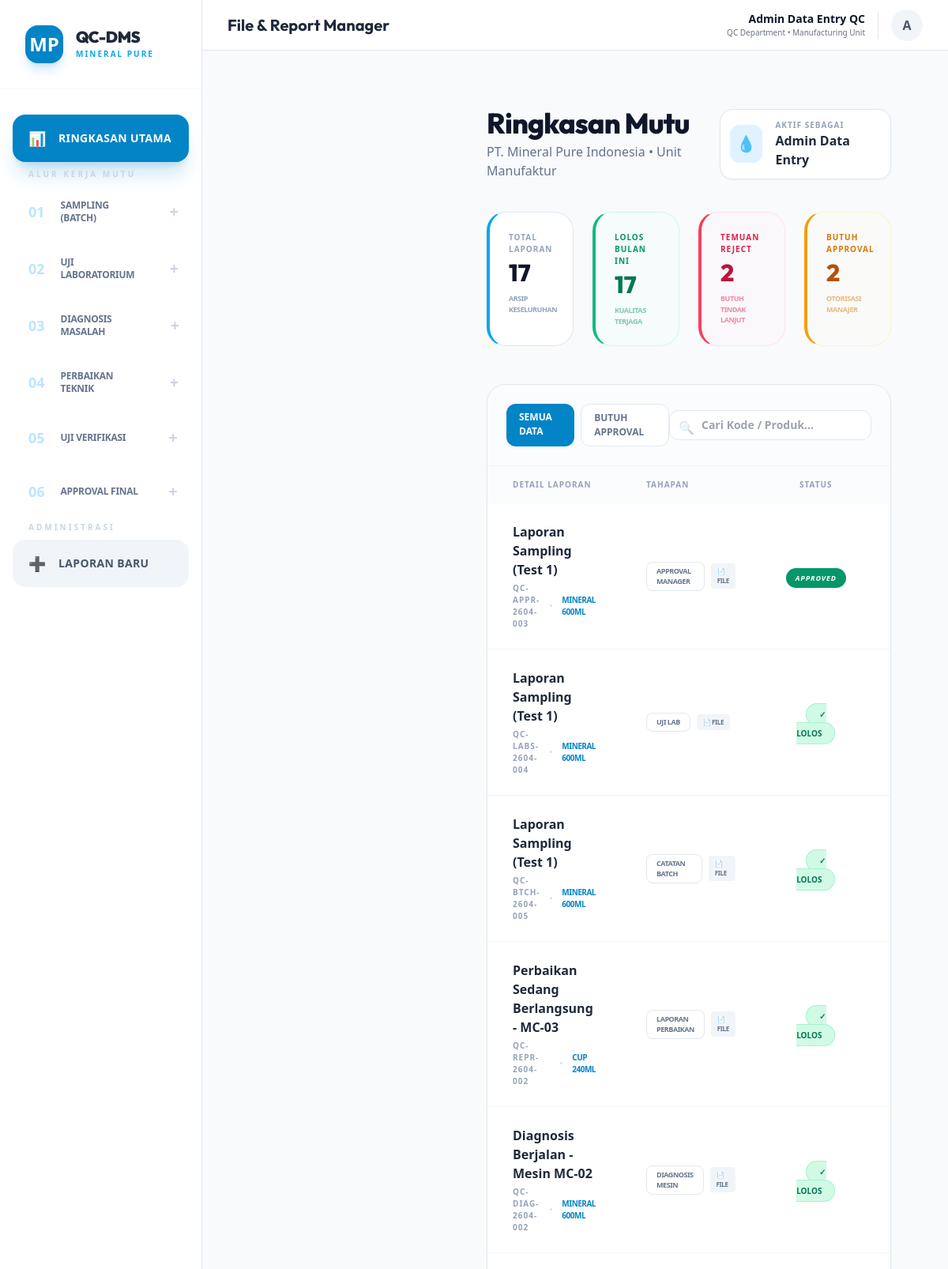
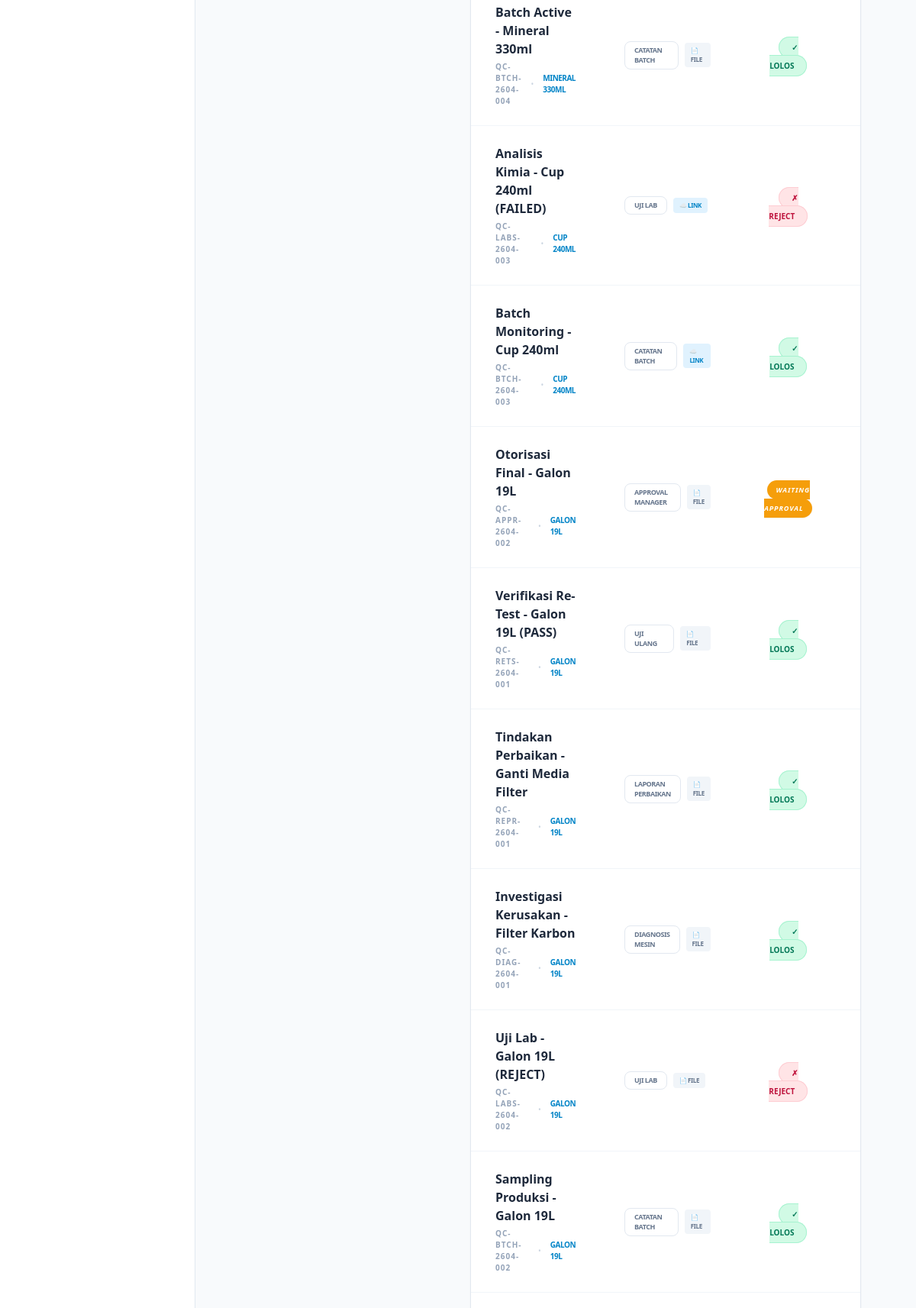
The page / (upper part) on the database its author committed (2 pictures, top to bottom).
### tables this page shows
CREATE TABLE documents (
        id INTEGER PRIMARY KEY AUTOINCREMENT,
        no_dokumen TEXT UNIQUE,
        nama_dokumen TEXT,
        produk TEXT,
        jenis TEXT,
        tanggal TEXT,
        inspector TEXT,
        machine_id TEXT,
        admin_entry_name TEXT,
        status TEXT,
        approval_status TEXT DEFAULT 'Waiting Approval',
        approved_by TEXT,
        link TEXT,
        deskripsi TEXT,
        folder_path TEXT,
        parent_doc_id INTEGER,
        ph TEXT,
        tds TEXT,
        kekeruhan TEXT
    , file_path TEXT, external_link TEXT);

### index.php (the view, shortened to what this page needs)
<?php
require 'db.php';
$filter = $_GET['filter'] ?? null;
$search = $_GET['search'] ?? null;
$query = "SELECT * FROM documents WHERE 1=1";
$params = [];
$query .= " ORDER BY tanggal DESC, id DESC";
$stmt = $pdo->prepare($query);
$stmt->execute($params);
$files = $stmt->fetchAll(PDO::FETCH_ASSOC);
$total_docs = $pdo->query("SELECT COUNT(*) FROM documents")->fetchColumn();
$total_reject = $pdo->query("SELECT COUNT(*) FROM documents WHERE status = 'Reject'")->fetchColumn();
$inspeksi_bulan_ini = $pdo->query("SELECT COUNT(*) FROM documents WHERE strftime('%m', tanggal) = strftime('%m', 'now')")->fetchColumn();
$waiting_approval = $pdo->query("SELECT COUNT(*) FROM documents WHERE approval_status = 'Waiting Approval'")->fetchColumn();
?>
<!DOCTYPE html>
<html lang="id">
<head>
    <script src="https://cdn.tailwindcss.com"></script>
</head>
<body class="antialiased">
    <?php include 'sidebar.php'; ?>
    <div class="ml-72 p-10">
        <div class="mb-10 flex justify-between items-center">
            <div>
                <h1 class="text-4xl font-extrabold tracking-tight text-slate-900">Ringkasan Mutu</h1>
                <p class="text-slate-500 font-medium mt-1">PT. Mineral Pure Indonesia • Unit Manufaktur</p>
            </div>
            <div class="flex items-center gap-4 bg-white p-3 pr-6 rounded-2xl border border-slate-200 shadow-sm">
                <div class="w-12 h-12 bg-sky-100 rounded-xl flex items-center justify-center text-sky-600 text-xl">💧</div>
                <div>
                    <p class="text-[10px] font-black uppercase tracking-widest text-slate-400">Aktif Sebagai</p>
                    <p class="text-base font-bold text-slate-800"><?= $_SESSION['role'] == 'Admin_Entry' ? 'Admin Data Entry' : 'Manajer Produksi' ?></p>
                </div>
            </div>
        </div>
        <div class="grid grid-cols-4 gap-6 mb-12">
            <div class="stat-card border-l-4 border-l-sky-500">
                <p class="text-[10px] font-black text-slate-400 uppercase tracking-widest mb-1">Total Laporan</p>
                <h3 class="text-3xl font-extrabold text-slate-900"><?= $total_docs ?></h3>
                <p class="text-[9px] text-slate-400 mt-2 font-bold uppercase tracking-tighter">Arsip Keseluruhan</p>
            </div>
            <div class="stat-card border-emerald-100 bg-emerald-50/20 border-l-4 border-l-emerald-500">
                <p class="text-[10px] font-black text-emerald-600 uppercase tracking-widest mb-1">Lolos Bulan Ini</p>
                <h3 class="text-3xl font-extrabold text-emerald-700"><?= $inspeksi_bulan_ini ?></h3>
                <p class="text-[9px] text-emerald-600/50 mt-2 font-bold uppercase tracking-tighter">Kualitas Terjaga</p>
            </div>
            <div class="stat-card border-rose-100 bg-rose-50/20 border-l-4 border-l-rose-500">
                <p class="text-[10px] font-black text-rose-600 uppercase tracking-widest mb-1">Temuan Reject</p>
                <h3 class="text-3xl font-extrabold text-rose-700"><?= $total_reject ?></h3>
                <p class="text-[9px] text-rose-600/50 mt-2 font-bold uppercase tracking-tighter">Butuh Tindak Lanjut</p>
            </div>
            <div class="stat-card border-amber-100 bg-amber-50/20 border-l-4 border-l-amber-500">
                <p class="text-[10px] font-black text-amber-600 uppercase tracking-widest mb-1">Butuh Approval</p>
                <h3 class="text-3xl font-extrabold text-amber-700"><?= $waiting_approval ?></h3>
                <p class="text-[9px] text-amber-600/50 mt-2 font-bold uppercase tracking-tighter">Otorisasi Manajer</p>
            </div>
        </div>
        <div class="bg-white rounded-3xl border border-slate-200 shadow-sm overflow-hidden">
            <div class="p-6 border-b border-slate-100 flex justify-between items-center bg-slate-50/50">
                <div class="flex gap-2">
                    <a href="index.php" class="btn-filter <?= !$filter ? 'active' : '' ?>">Semua Data</a>
                    <a href="index.php?filter=waiting" class="btn-filter <?= $filter == 'waiting' ? 'active' : '' ?>">Butuh Approval</a>
                </div>
                <form action="" method="GET" class="relative">
                    <input type="text" name="search" value="<?= htmlspecialchars($search) ?>" placeholder="Cari Kode / Produk..." class="pl-10 pr-4 py-2 bg-white border border-slate-200 rounded-xl text-sm font-bold focus:border-sky-500 outline-none w-64 transition-all">
                    <span class="absolute left-3 top-2.5 opacity-30">🔍</span>
                </form>
            </div>
            <table class="w-full">
                <thead>
                    <tr class="bg-slate-50/50">
                        <th class="px-8 py-4 text-left text-[10px] font-black text-slate-400 uppercase tracking-widest">Detail Laporan</th>
                        <th class="px-8 py-4 text-left text-[10px] font-black text-slate-400 uppercase tracking-widest">Tahapan</th>
                        <th class="px-8 py-4 text-center text-[10px] font-black text-slate-400 uppercase tracking-widest">Status</th>
                        <th class="px-8 py-4 text-right text-[10px] font-black text-slate-400 uppercase tracking-widest">Opsi</th>
                    </tr>
                </thead>
                <tbody class="divide-y divide-slate-100">
                    <?php foreach ($files as $file): ?>
                        <tr class="hover:bg-sky-50/30 transition-colors">
                            <td class="px-8 py-6">
                                <a href="view.php?id=<?= $file['id'] ?>" class="block group">
                                    <p class="font-bold text-slate-800 text-base group-hover:text-sky-600 transition-colors"><?= htmlspecialchars($file['nama_dokumen']) ?></p>
                                    <div class="flex items-center gap-3 mt-1">
                                        <p class="text-[10px] font-black text-slate-400 tracking-widest uppercase"><?= htmlspecialchars($file['no_dokumen']) ?></p>
                                        <span class="text-[10px] text-slate-300">•</span>
                                        <p class="text-[10px] font-bold text-sky-600 uppercase tracking-tighter"><?= str_replace('_', ' ', $file['produk']) ?></p>
                                    </div>
                                </a>
                            </td>
                            <td class="px-8 py-6">
                                <div class="flex items-center gap-2">
                                    <span class="px-3 py-1 bg-white border border-slate-200 rounded-lg text-[9px] font-black text-slate-500 uppercase tracking-tighter">
                                        <?= str_replace('_', ' ', $file['jenis']) ?>
                                    </span>
                                    <?php if (!empty($file['file_path'])): ?>
                                        <span class="flex items-center gap-1 px-2 py-1 bg-slate-100 rounded text-[8px] font-black text-slate-500 uppercase tracking-tighter" title="Dokumen Fisik (Upload)">
                                            📄 FILE
                                        </span>
                                    <?php endif; ?>
                                    <?php if (!empty($file['external_link'])): ?>
                                        <span class="flex items-center gap-1 px-2 py-1 bg-sky-100 rounded text-[8px] font-black text-sky-600 uppercase tracking-tighter" title="Dokumen Cloud (Link)">
                                            ☁️ LINK
                                        </span>
                                    <?php endif; ?>
                                </div>
                            </td>
                            <td class="px-8 py-6 text-center">
                                <?php if ($file['jenis'] == 'Approval_Manager'): ?>
                                    <span class="px-3 py-1.5 <?= $file['approval_status'] == 'Approved' ? 'bg-emerald-600' : 'bg-amber-500' ?> text-white rounded-full text-[9px] font-black uppercase tracking-widest italic shadow-sm">
                                        <?= $file['approval_status'] ?>
                                    </span>
                                <?php else: ?>
                                    <span class="px-4 py-1.5 <?= ($file['status'] == 'Lolos' || $file['status'] == 'Passed') ? 'bg-emerald-100 text-emerald-700 border-emerald-200' : 'bg-rose-100 text-rose-700 border-rose-200' ?> border rounded-full text-[10px] font-black uppercase">
                                        <?= ($file['status'] == 'Lolos' || $file['status'] == 'Passed') ? '✓ LOLOS' : '✗ REJECT' ?>
                                    </span>
                                <?php endif; ?>
                            </td>
                            <td class="px-8 py-6 text-right">
                            </td>
                        </tr>
                    <?php endforeach; ?>
                </tbody>
            </table>
        </div>
    </div>
</body>
</html>

### index.php (style rules this page uses)
:root { --primary: #0284c7; --success: #059669; --bg-main: #f8fafc; }
body { font-family: 'Inter', sans-serif; background-color: var(--bg-main); color: #1e293b; }
h1, h2, h3, h4 { font-family: 'Outfit', sans-serif; }
.stat-card { background: white; border-radius: 24px; border: 1px solid #e2e8f0; padding: 1.5rem; transition: all 0.2s; }
.btn-filter { padding: 0.5rem 1rem; border-radius: 12px; font-size: 0.75rem; font-weight: 800; text-transform: uppercase; transition: all 0.2s; }
.btn-filter.active { background: var(--primary); color: white; }
.btn-filter:not(.active) { background: white; color: #64748b; border: 1px solid #e2e8f0; }

### rows shown on the page
documents: nama_dokumen "Laporan Sampling (Test 1)", no_dokumen "QC-APPR-2604-003", produk "MINERAL 600ML", jenis "APPROVAL MANAGER", shows "📄 FILE", approval_status "APPROVED"
documents: nama_dokumen "Laporan Sampling (Test 1)", no_dokumen "QC-LABS-2604-004", produk "MINERAL 600ML", jenis "UJI LAB", shows "📄 FILE", status "✓ LOLOS"
documents: nama_dokumen "Laporan Sampling (Test 1)", no_dokumen "QC-BTCH-2604-005", produk "MINERAL 600ML", jenis "CATATAN BATCH", shows "📄 FILE", status "✓ LOLOS"
documents: nama_dokumen "Perbaikan Sedang Berlangsung - MC-03", no_dokumen "QC-REPR-2604-002", produk "CUP 240ML", jenis "LAPORAN PERBAIKAN", shows "📄 FILE", status "✓ LOLOS"
documents: nama_dokumen "Diagnosis Berjalan - Mesin MC-02", no_dokumen "QC-DIAG-2604-002", produk "MINERAL 600ML", jenis "DIAGNOSIS MESIN", shows "📄 FILE", status "✓ LOLOS"
documents: nama_dokumen "Batch Active - Mineral 330ml", no_dokumen "QC-BTCH-2604-004", produk "MINERAL 330ML", jenis "CATATAN BATCH", shows "📄 FILE", status "✓ LOLOS"
documents: nama_dokumen "Analisis Kimia - Cup 240ml (FAILED)", no_dokumen "QC-LABS-2604-003", produk "CUP 240ML", jenis "UJI LAB", shows "☁️ LINK", status "✗ REJECT"
documents: nama_dokumen "Batch Monitoring - Cup 240ml", no_dokumen "QC-BTCH-2604-003", produk "CUP 240ML", jenis "CATATAN BATCH", shows "☁️ LINK", status "✓ LOLOS"
documents: nama_dokumen "Otorisasi Final - Galon 19L", no_dokumen "QC-APPR-2604-002", produk "GALON 19L", jenis "APPROVAL MANAGER", shows "📄 FILE", approval_status "WAITING APPROVAL"
documents: nama_dokumen "Verifikasi Re-Test - Galon 19L (PASS)", no_dokumen "QC-RETS-2604-001", produk "GALON 19L", jenis "UJI ULANG", shows "📄 FILE", status "✓ LOLOS"
documents: nama_dokumen "Tindakan Perbaikan - Ganti Media Filter", no_dokumen "QC-REPR-2604-001", produk "GALON 19L", jenis "LAPORAN PERBAIKAN", shows "📄 FILE", status "✓ LOLOS"
documents: nama_dokumen "Investigasi Kerusakan - Filter Karbon", no_dokumen "QC-DIAG-2604-001", produk "GALON 19L", jenis "DIAGNOSIS MESIN", shows "📄 FILE", status "✓ LOLOS"
documents: nama_dokumen "Uji Lab - Galon 19L (REJECT)", no_dokumen "QC-LABS-2604-002", produk "GALON 19L", jenis "UJI LAB", shows "📄 FILE", status "✗ REJECT"
documents: nama_dokumen "Sampling Produksi - Galon 19L", no_dokumen "QC-BTCH-2604-002", produk "GALON 19L", jenis "CATATAN BATCH", shows "📄 FILE", status "✓ LOLOS"

### other values the page prints
$val[0] "01"
$val[1] "SAMPLING (BATCH)"
$val[0] "02"
$val[1] "UJI LABORATORIUM"
$val[0] "03"
$val[1] "DIAGNOSIS MASALAH"
$val[0] "04"
$val[1] "PERBAIKAN TEKNIK"
$val[0] "05"
$val[1] "UJI VERIFIKASI"
$val[0] "06"
$val[1] "APPROVAL FINAL"
$role_name "Admin Data Entry QC"
substr($role_name, 0, 1) "A"
$total_docs "17"
